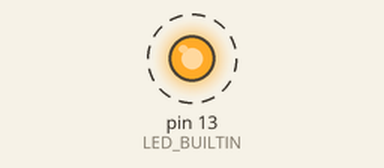
Bench run of a sketch on a simulated Arduino Uno, built with avr-gcc and run on an emulated ATmega328P. On the bench: output pins drawn as LEDs (lit = HIGH). Dashed ring = blinking.

Above: at 1.0 s.
Timing chart, 0 to 5.5 s (numbered marks = the images above):
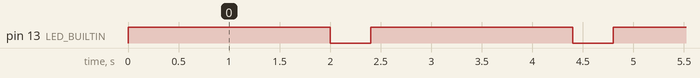

The sketch:

01-blink-led-241003.ino
```cpp
void setup() {
  // put your setup code here, to run once:

  // Declare LED_BUILTIN as Output Pin
  // Most Arduinos have a builtin led, which is set to a fixed pin
  // In order to make it easier, the LED_BUILTIN will reference to that pin number
  pinMode(LED_BUILTIN, OUTPUT);
}

void loop() {
  // put your main code here, to run repeatedly:

  // Set LED_BUILTIN to high (5V)
  digitalWrite(LED_BUILTIN, HIGH);
  // Wait 2 seconds
  delay(2000);
  // Set LED_BUILTIN to low (0V)
  digitalWrite(LED_BUILTIN, LOW);
  // Wait 0.4 seconds
  delay(400);
}
```

Measured:
- by itself, pin 13 (LED_BUILTIN): alternates HIGH for 2.0 s and LOW for 0.40 s
